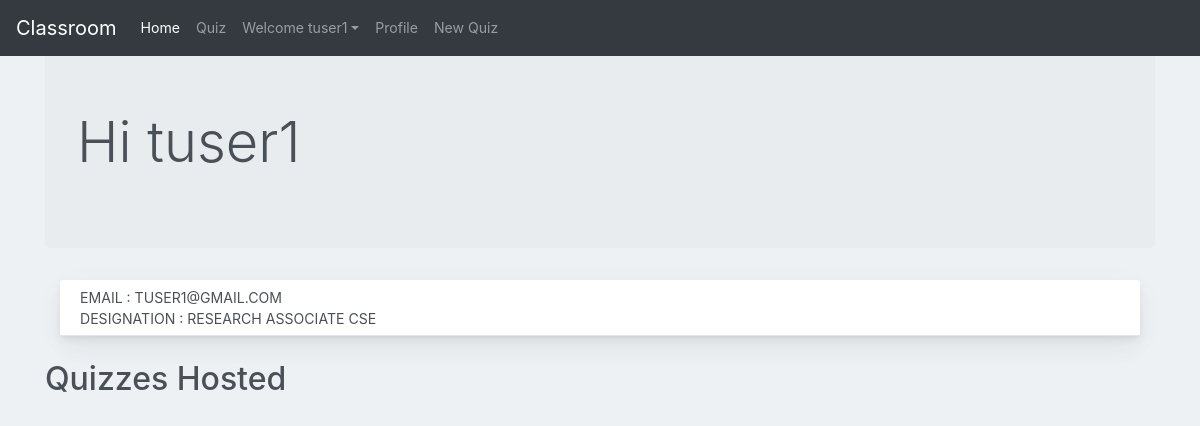
Page /teacher-profile/ (signed in) on the earlier database version.
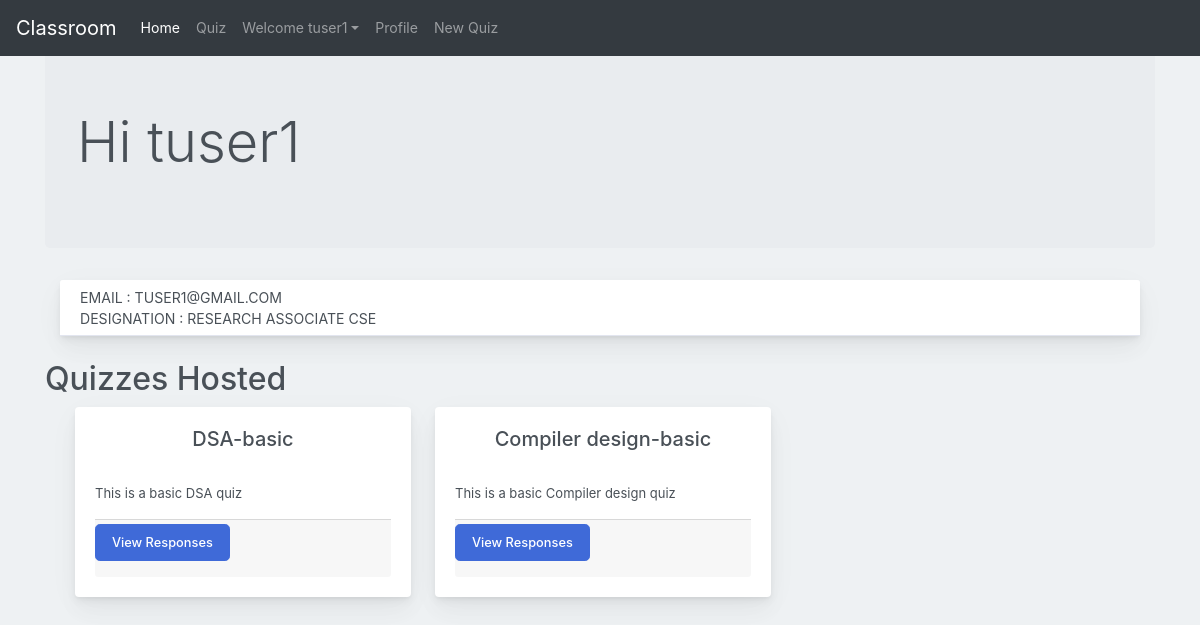
Same page on the later database version.
### quiz/models.py (models this page shows, shortened)
class Quiz(models.Model):
    quiz_id = models.AutoField
    author = models.ForeignKey(User, on_delete=models.CASCADE, default=1)
    name = models.CharField(max_length=50)
    desc = models.CharField(max_length=300)
    questions = models.ManyToManyField(Question)
    is_saved = models.BooleanField(default=False)

### users/views.py (the view)
# urls.py: path('teacher-profile/', views.teacher_profile, name='teacher-profile'),
@login_required
@teacher_required
def teacher_profile(request):
    teacher = Teacher.objects.get(user=request.user)
    quizzes = Quiz.objects.filter(author=request.user)
    context = {
        "teacher" : teacher,
        "quizzes" : list(quizzes),
    }
    return render(request, 'users/teacher-profile.html', context)

### templates/users/teacher-profile.html (shortened to what this page needs)
{% extends 'discuss/basic.html' %}
{% load crispy_forms_tags %}
{% block homeactive %} active {% endblock homeactive %}-->
{% block content %}
<div class="container my-4">
<div class="jumbotron">
    <h1 class="display-4">Hi {{request.user}}</h1>
    </div>
    <div class="container-fluid mt-10">
      <div class="row">
          <div class="col-md-12">
              <div class="card mb-4">
                  <div class="card-header">
                      <div class="media flex-wrap w-100 align-items-center">
                          email : {{teacher.email}} <br>
                          designation : {{teacher.designation}} <br>
                </div>
              </div>
          </div>
      </div>
  </div>
</div>
<h2>Quizzes Hosted</h2>
<div class="container">
    <div class="container mx-auto mt-2">
      <div class="row">
        {% for quiz in quizzes %}
        <div class="col-md-4">
          <div class="card" style="width: 21rem;">
            <div class="card-body">
              <h5 class="card-title" style="text-align: center;">{{quiz.name}}</h5>
              <br>
              <p class="card-text">{{quiz.desc}}</p>
              <div class="card-footer d-flex flex-wrap justify-content-between align-items-center px-0 pt-1 pb-3">
                  <a class="btn btn-primary btn-lg" data-toggle="modal" href="#">View Responses</a>
              </div>
            </div>
          </div>
        </div>
        {% endfor %}
      </div>
    </div>
  </div>
{% endblock content %}

Differences in the rows shown:
added Quiz: name "DSA-basic", desc "This is a basic DSA quiz"
added Quiz: name "Compiler design-basic", desc "This is a basic Compiler design quiz"
